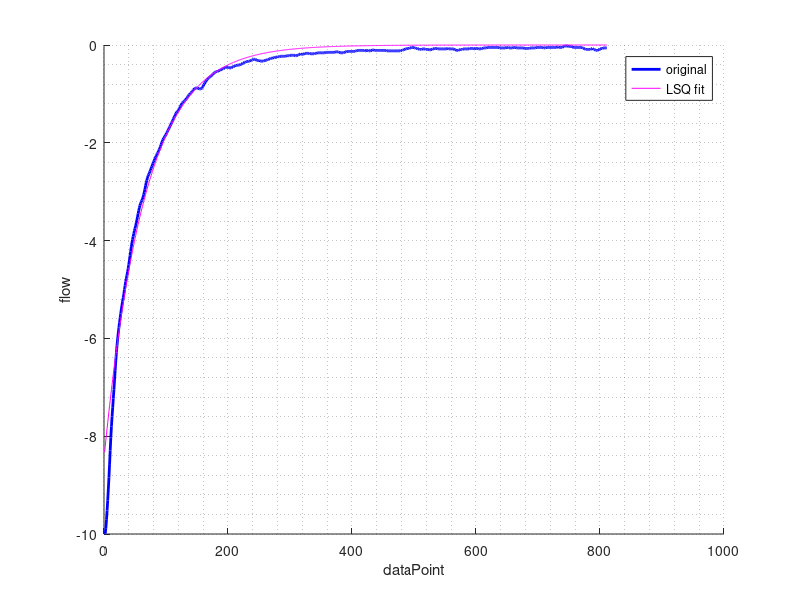

Reproduce this figure in MATLAB.
% Written by Sarah Howe in octave
% May not be compatible with matlab
%
% Playing with spirometry data

% Clean up
clc
close all
clear

% Automatic debugging
debug_on_interrupt(0);
debug_on_warning(1);
debug_on_error(1);

% Load some data
load SpirometryData.mat;
loops = data.Loops;
band = data.Banding;
normal = data.Normal;
inflated = data.Inflated;

% sampling frequency 125 Hz
Hz = 125;

% Atmospheric pressure in kpa
p_atm = 101.35; %kPa

%~~~~~~~~~~~~~~~~~~~~~~~~~~~~~~~~~~~~~~~~~~~~~
% Treating the data as from an RC-circuit
%
% Flow is current
% Pressure is voltage
% Resistance is resistance
% Compliance is capacitance
%~~~~~~~~~~~~~~~~~~~~~~~~~~~~~~~~~~~~~~~~~~~~
% start loops
flow = loops.Flow;
pressure = loops.Pressure;

% time for plotting
time = (1:size(flow))*(1/Hz);

%-----------------------------------------------
% Looks like an RC curve at end of forced exp?
% Let's fit a line to it :)
%-----------------------------------------------

% RC curve range
start = 1190;
stop = 2000;

figure(1)
hold on
plot(flow(start:stop), 'b', 'linewidth', 2)
xlabel("dataPoint")
ylabel("flow")
grid minor
hold off

% Least squares fit of curve
curveStart = start;
curveDataEnd = stop;

% set stopping point of fit at certain %age flow drop
% (things get over constrained below 3% and fit gets bad)
drop = 0.05*(flow(curveStart)-flow(curveDataEnd));

% find the index of the stopping point
index = 0;
stillLooking = 1;
for i = curveStart:curveDataEnd
    if(stillLooking)
        if(flow(i) > drop)
            index = i;
            stillLooking = 0;
        end
    end
end
if index == 0
    error("Percentage flow drop specified not found in range")
end
curveStop = index;

% set up matrices
measurements = log(-flow(curveStart:curveStop)); %flow flipped for nicer maths
one = ones(1, curveStop-curveStart+1);
times = -(time(curveStart:curveStop)-time(curveStart));

% OMG least squares!!!
results = [one', times']\measurements;

% extract info
startPoint = exp(results(1));
EoR = results(2)

% remake curve from info
times = -(time(curveStart:curveDataEnd)-time(curveStart));
newValues = -startPoint*exp(times*EoR); % flip flow to negative side

% compare new and old
figure(1)
hold on
plot(newValues, 'm')
legend("original", "LSQ fit");
hold off

%----------------------------------------------
% Is the predicted target flow constant using
% the RC value for quiet breathing?
% (assuming RC is good and not changed at all)
%----------------------------------------------


